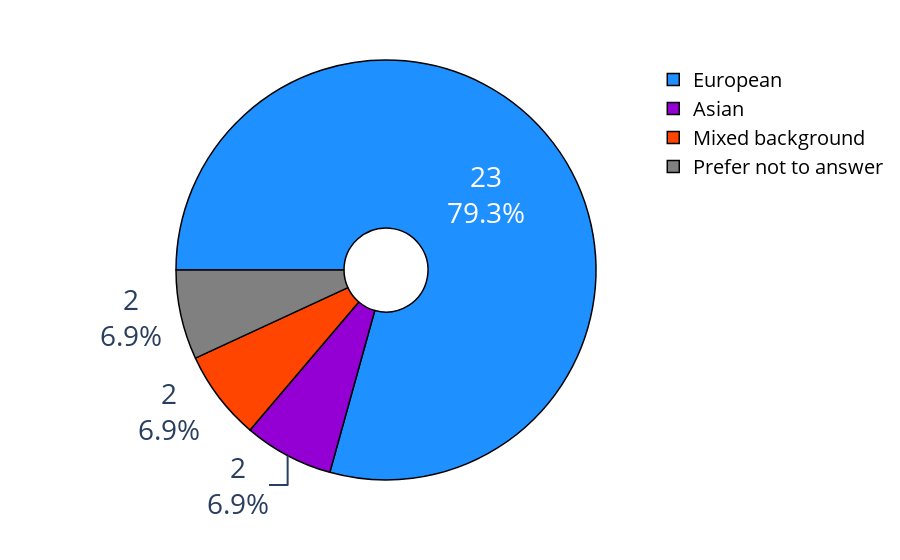

Here is the notebook cell this chart was saved with:
### Code cell
fig = draw_pie(df, 'Ethnic background', category_orders=demo_category_order, colormap=demo_colormap, showlegend=True)
fig.write_image('ethnic_categories.png', scale=3)

### Figure 1 — Plotly figure (JSON) as saved in the notebook; plotly's stock layout.template omitted (floating-point values rounded to 4 significant figures)
{"data": [{"customdata": [["European"], ["European"], ["European"], ["European"], ["European"], ["European"], ["European"], ["European"], ["European"], ["European"], ["European"], ["European"], ["European"], ["European"], ["European"], ["European"], ["European"], ["European"], ["European"], ["European"], ["European"], ["European"], ["European"], ["Asian"], ["Asian"], ["Mixed background"], ["Mixed background"], ["Prefer not to answer"], ["Prefer not to answer"]], "direction": "clockwise", "domain": {"x": [0, 1], "y": [0, 1]}, "hole": 0.2, "hovertemplate": "Ethnic background=%{customdata[0]}<extra></extra>", "labels": ["European", "European", "European", "European", "European", "European", "European", "European", "European", "European", "European", "European", "European", "European", "European", "European", "European", "European", "European", "European", "European", "European", "European", "Asian", "Asian", "Mixed background", "Mixed background", "Prefer not to answer", "Prefer not to answer"], "legendgroup": "", "marker": {"colors": ["dodgerblue", "dodgerblue", "dodgerblue", "dodgerblue", "dodgerblue", "dodgerblue", "dodgerblue", "dodgerblue", "dodgerblue", "dodgerblue", "dodgerblue", "dodgerblue", "dodgerblue", "dodgerblue", "dodgerblue", "dodgerblue", "dodgerblue", "dodgerblue", "dodgerblue", "dodgerblue", "dodgerblue", "dodgerblue", "dodgerblue", "darkviolet", "darkviolet", "orangered", "orangered", "gray", "gray"], "line": {"color": "#000000", "width": 1.5}}, "name": "", "rotation": -90, "showlegend": true, "sort": false, "textfont": {"size": 28}, "textinfo": "percent+value", "type": "pie"}], "layout": {"autosize": true, "legend": {"font": {"color": "black", "size": 20}, "tracegroupgap": 0}, "margin": {"t": 60}}}
